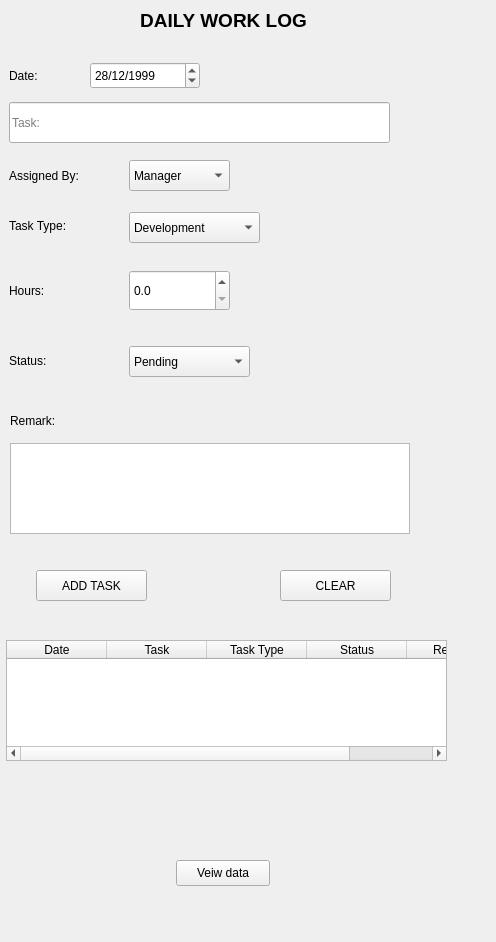
<?xml version="1.0" encoding="UTF-8"?>
<ui version="4.0">
 <class>Worklog</class>
 <widget class="QWidget" name="Worklog">
  <property name="geometry">
   <rect>
    <x>0</x>
    <y>0</y>
    <width>496</width>
    <height>942</height>
   </rect>
  </property>
  <property name="windowTitle">
   <string>Form</string>
  </property>
  <widget class="QLabel" name="lblTitle">
   <property name="geometry">
    <rect>
     <x>-22</x>
     <y>5</y>
     <width>491</width>
     <height>31</height>
    </rect>
   </property>
   <property name="font">
    <font>
     <pointsize>14</pointsize>
     <bold>true</bold>
    </font>
   </property>
   <property name="text">
    <string>DAILY WORK LOG</string>
   </property>
   <property name="alignment">
    <set>Qt::AlignmentFlag::AlignCenter</set>
   </property>
  </widget>
  <widget class="QLabel" name="DateEDIT">
   <property name="geometry">
    <rect>
     <x>9</x>
     <y>60</y>
     <width>141</width>
     <height>31</height>
    </rect>
   </property>
   <property name="text">
    <string>Date:</string>
   </property>
  </widget>
  <widget class="QLineEdit" name="taskEdit">
   <property name="geometry">
    <rect>
     <x>9</x>
     <y>102</y>
     <width>381</width>
     <height>41</height>
    </rect>
   </property>
   <property name="placeholderText">
    <string>Task:</string>
   </property>
  </widget>
  <widget class="QLabel" name="assignedBylbl">
   <property name="geometry">
    <rect>
     <x>9</x>
     <y>160</y>
     <width>101</width>
     <height>31</height>
    </rect>
   </property>
   <property name="text">
    <string>Assigned By:</string>
   </property>
  </widget>
  <widget class="QComboBox" name="assignedByCombo_2">
   <property name="geometry">
    <rect>
     <x>129</x>
     <y>160</y>
     <width>101</width>
     <height>31</height>
    </rect>
   </property>
   <item>
    <property name="text">
     <string>Manager</string>
    </property>
   </item>
   <item>
    <property name="text">
     <string>Team Lead</string>
    </property>
   </item>
   <item>
    <property name="text">
     <string>Self</string>
    </property>
   </item>
   <item>
    <property name="text">
     <string>Other</string>
    </property>
   </item>
  </widget>
  <widget class="QLabel" name="labelTaskType">
   <property name="geometry">
    <rect>
     <x>9</x>
     <y>210</y>
     <width>81</width>
     <height>31</height>
    </rect>
   </property>
   <property name="text">
    <string>Task Type:</string>
   </property>
  </widget>
  <widget class="QComboBox" name="taskTypeCombo">
   <property name="geometry">
    <rect>
     <x>129</x>
     <y>212</y>
     <width>131</width>
     <height>31</height>
    </rect>
   </property>
   <item>
    <property name="text">
     <string>Development</string>
    </property>
   </item>
   <item>
    <property name="text">
     <string>Testing</string>
    </property>
   </item>
   <item>
    <property name="text">
     <string>Debugging</string>
    </property>
   </item>
   <item>
    <property name="text">
     <string>Documentation</string>
    </property>
   </item>
   <item>
    <property name="text">
     <string>Meeting</string>
    </property>
   </item>
   <item>
    <property name="text">
     <string>Learning</string>
    </property>
   </item>
   <item>
    <property name="text">
     <string>Other</string>
    </property>
   </item>
  </widget>
  <widget class="QDoubleSpinBox" name="doubleSpinBox">
   <property name="geometry">
    <rect>
     <x>129</x>
     <y>270</y>
     <width>101</width>
     <height>41</height>
    </rect>
   </property>
   <property name="decimals">
    <number>1</number>
   </property>
   <property name="maximum">
    <double>24.000000000000000</double>
   </property>
  </widget>
  <widget class="QLabel" name="lblhoursSpinBox">
   <property name="geometry">
    <rect>
     <x>9</x>
     <y>270</y>
     <width>81</width>
     <height>41</height>
    </rect>
   </property>
   <property name="text">
    <string>Hours:</string>
   </property>
  </widget>
  <widget class="QLabel" name="LblStatus">
   <property name="geometry">
    <rect>
     <x>9</x>
     <y>340</y>
     <width>81</width>
     <height>41</height>
    </rect>
   </property>
   <property name="text">
    <string>Status:</string>
   </property>
  </widget>
  <widget class="QComboBox" name="statusCombo">
   <property name="geometry">
    <rect>
     <x>129</x>
     <y>346</y>
     <width>121</width>
     <height>31</height>
    </rect>
   </property>
   <item>
    <property name="text">
     <string>Pending</string>
    </property>
   </item>
   <item>
    <property name="text">
     <string>In Progress</string>
    </property>
   </item>
   <item>
    <property name="text">
     <string>Completed</string>
    </property>
   </item>
   <item>
    <property name="text">
     <string>Blocked</string>
    </property>
   </item>
  </widget>
  <widget class="QLabel" name="lblRemark">
   <property name="geometry">
    <rect>
     <x>10</x>
     <y>400</y>
     <width>81</width>
     <height>41</height>
    </rect>
   </property>
   <property name="text">
    <string>Remark:</string>
   </property>
  </widget>
  <widget class="QPushButton" name="addButton">
   <property name="geometry">
    <rect>
     <x>36</x>
     <y>570</y>
     <width>111</width>
     <height>31</height>
    </rect>
   </property>
   <property name="text">
    <string>ADD TASK</string>
   </property>
  </widget>
  <widget class="QPushButton" name="clearButton">
   <property name="geometry">
    <rect>
     <x>280</x>
     <y>570</y>
     <width>111</width>
     <height>31</height>
    </rect>
   </property>
   <property name="text">
    <string>CLEAR</string>
   </property>
  </widget>
  <widget class="QDateEdit" name="dateEdit">
   <property name="geometry">
    <rect>
     <x>90</x>
     <y>62</y>
     <width>110</width>
     <height>27</height>
    </rect>
   </property>
   <property name="dateTime">
    <datetime>
     <hour>0</hour>
     <minute>0</minute>
     <second>0</second>
     <year>1999</year>
     <month>12</month>
     <day>28</day>
    </datetime>
   </property>
   <property name="displayFormat">
    <string>dd/MM/yyyy</string>
   </property>
  </widget>
  <widget class="QTableWidget" name="workLogTable">
   <property name="geometry">
    <rect>
     <x>6</x>
     <y>640</y>
     <width>441</width>
     <height>121</height>
    </rect>
   </property>
   <column>
    <property name="text">
     <string>Date</string>
    </property>
   </column>
   <column>
    <property name="text">
     <string>Task</string>
    </property>
   </column>
   <column>
    <property name="text">
     <string>Task Type</string>
    </property>
   </column>
   <column>
    <property name="text">
     <string>Status</string>
    </property>
   </column>
   <column>
    <property name="text">
     <string>Remarks</string>
    </property>
   </column>
  </widget>
  <widget class="QPlainTextEdit" name="remarksEdit_2">
   <property name="geometry">
    <rect>
     <x>10</x>
     <y>443</y>
     <width>400</width>
     <height>91</height>
    </rect>
   </property>
  </widget>
  <widget class="QPushButton" name="pushButton">
   <property name="geometry">
    <rect>
     <x>176</x>
     <y>860</y>
     <width>94</width>
     <height>26</height>
    </rect>
   </property>
   <property name="text">
    <string>Veiw data</string>
   </property>
  </widget>
 </widget>
 <resources/>
 <connections/>
</ui>
